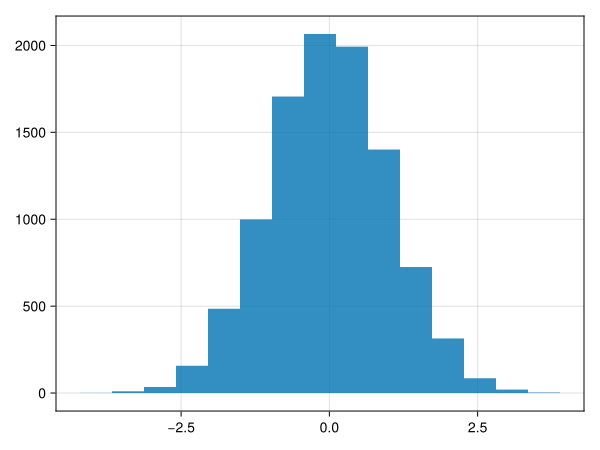

Recreate this plot in Julia.
using CairoMakie

X = randn(10000)
fig = hist(X)

save("./makie.svg", fig)